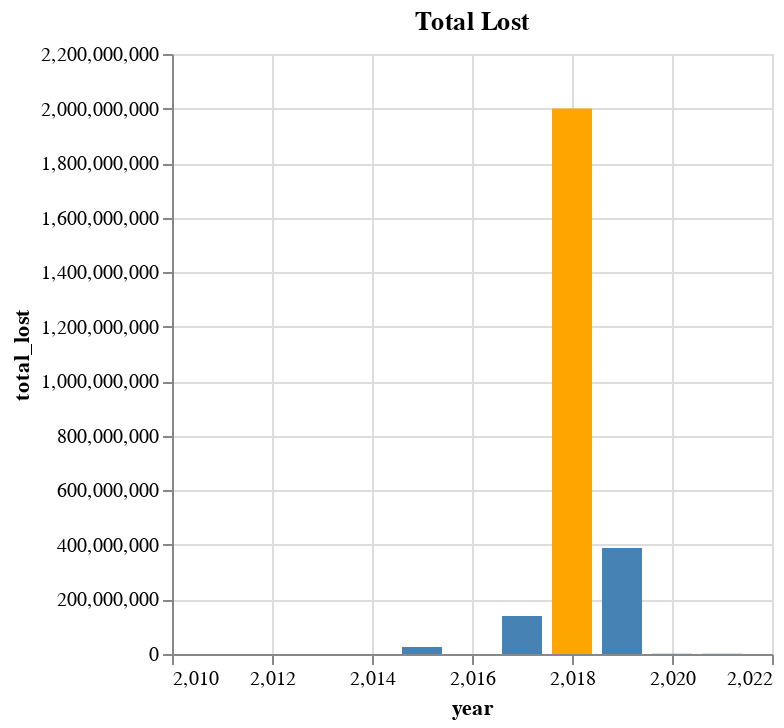

Notebook cell for this chart:
### Code cell
alt.Chart(damages_per_year).mark_bar(size=20).encode(
    x = "year", 
    y= "total_lost", 
    color = alt.condition(
                alt.datum.year == 2018, 
                alt.value('orange'), 
                alt.value('steelblue')
        )
).properties(width=300, title="Total Lost")

### Figure 1 — Vega-Lite specification as saved in the notebook (floating-point values rounded to 4 significant figures)
{"config": {"view": {"continuousWidth": 400, "continuousHeight": 300}}, "data": {"name": "data-d440b04ff27b9c496aa04d5c6a8af166"}, "mark": {"type": "bar", "size": 20}, "encoding": {"color": {"condition": {"value": "orange", "test": "(datum.year === 2018)"}, "value": "steelblue"}, "x": {"field": "year", "type": "quantitative"}, "y": {"field": "total_lost", "type": "quantitative"}}, "title": "Total Lost", "width": 300, "$schema": "https://vega.github.io/schema/vega-lite/v4.17.0.json", "datasets": {"data-d440b04ff27b9c496aa04d5c6a8af166": [{"year": 2011, "total_lost": 269500.0, "total_acres_burned": 1108.0, "total_injuries": 0, "total_deaths": 0}, {"year": 2012, "total_lost": 141000.0, "total_acres_burned": 520.0, "total_injuries": 2, "total_deaths": 0}, {"year": 2013, "total_lost": 400800.0, "total_acres_burned": 1164.0, "total_injuries": 3, "total_deaths": 0}, {"year": 2014, "total_lost": 201200.0, "total_acres_burned": 467.3, "total_injuries": 1, "total_deaths": 0}, {"year": 2015, "total_lost": 25320000.0, "total_acres_burned": 12100.0, "total_injuries": 2, "total_deaths": 0}, {"year": 2016, "total_lost": 110500.0, "total_acres_burned": 386.8, "total_injuries": 0, "total_deaths": 0}, {"year": 2017, "total_lost": 139700000.0, "total_acres_burned": 226900.0, "total_injuries": 0, "total_deaths": 44}, {"year": 2018, "total_lost": 2000000000.0, "total_acres_burned": 154600.0, "total_injuries": 2, "total_deaths": 86}, {"year": 2019, "total_lost": 388900000.0, "total_acres_burned": 86360.0, "total_injuries": 4, "total_deaths": 0}, {"year": 2020, "total_lost": 817900.0, "total_acres_burned": 21460.0, "total_injuries": 5, "total_deaths": 1}, {"year": 2021, "total_lost": 1214000.0, "total_acres_burned": 10130.0, "total_injuries": 2, "total_deaths": 0}]}}
